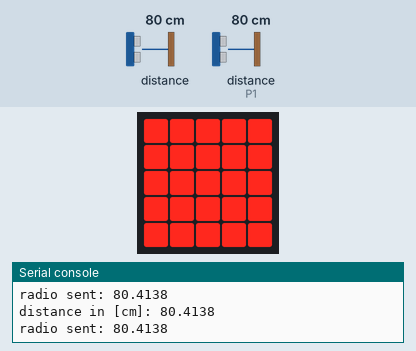
Bench run of a program on a simulated BBC micro:bit running MicroPython. Parts: the board's 5×5 LED display, the last lines printed to the serial console. The test bench sets the inputs (shaded band); at power-on: distance to the obstacle 80 cm, distance to the obstacle (sensor on P1) 80 cm. The echo pulse lasts 58.3 µs per cm; no radio messages arrive unless stated (any console line starting 'radio sent:' is added by the test bench).

Above: at 1.2 s.
1.3 s: distance to the obstacle (sensor 0) set to 18 cm
At 1.9 s:
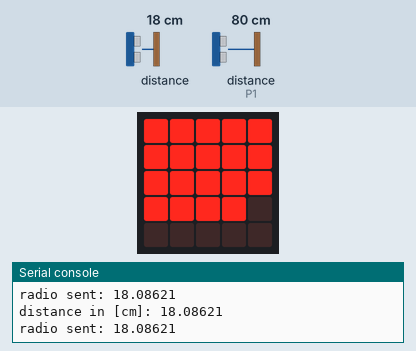
4.3 s: distance to the obstacle (sensor on P1) set to 35 cm
7.3 s: distance to the obstacle (sensor 0) set to 2 cm
At 10.1 s:
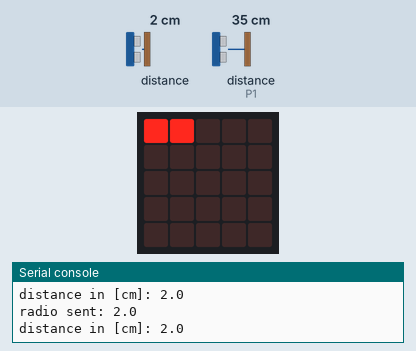
10.3 s: distance to the obstacle (sensor 0) set to 4 cm
At 10.9 s:
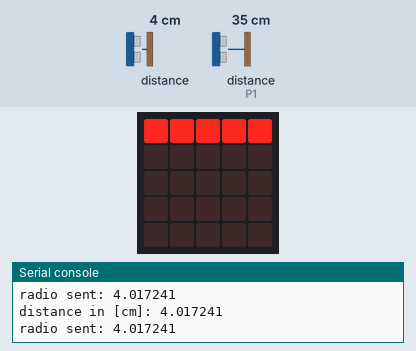
13.3 s: distance to the obstacle (sensor 0) set to 9 cm
At 16.1 s:
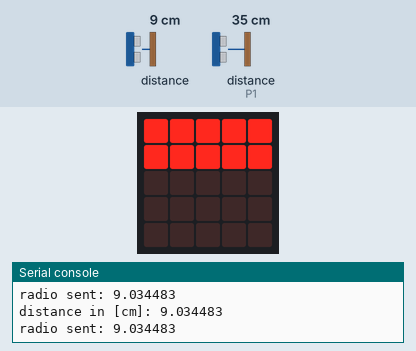
16.3 s: distance to the obstacle (sensor on P1) set to 2 cm
Timing chart, 0 to 18.8 s (numbered marks = the images above; inputs shaded):
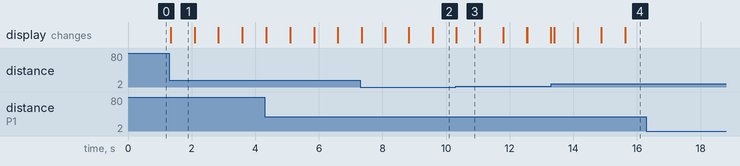

The program:

5_ex_1_obstacle_avoidance_microbit_1_vision.py
```python
# 5_ex_1_obstacle_avoidance_microbit_1_vision.py


# Setup for this micro:bit:
# - Micro:bit 1 is the micro:bit that integrates the values of the ultrasound
# sensor used to detect obstacles
# /!\ Refer to the instructions for using the HC-SR04!
# - Unplug everything
# - Insert the three AAA batteries
# - Do the montage as specified in the instructions!
# (/!\ micro:bit works with 3.3[V] --> that's the reason why we use a
# potentiometer as a voltage divider to go from the 4.5-5[V] of the battery
# shield with three AAA batteries (3*1.5 = 4.5[V]) to the desired 3.3[V]
# --> the echo sent to the microcontroller goes to 0 to 3.3[V] and no more from
# 0 to 5[V] (which would have burnt the microcontroller))
#
# /!\ The potentiometer has to be turned a little bit more than the half
# (because otherwise we might be at the limit and the micro:bit might not
# recognize the ultrasound sensor...)

# Working:
# "trigger" = input of the sensor --> when it receives the triger, an ultrasound
# is sent
# When this signal is received back, an "echo" is sent to the microcontroller


## Required packages
from microbit import *
import machine
import utime
import radio


## Functions
def get_dist():
    # send a pulse
    pinTrig.write_digital(0)
    utime.sleep_us(2)
    pinTrig.write_digital(1)
    utime.sleep_us(10)
    pinTrig.write_digital(0)

    # check echo and time it to determine distance
    d = machine.time_pulse_us(pinEcho,1,11600)
    if d>0:
        return d/58
    else:
        return d

def displayPix(d):
    #d_int = int(d)
    display.clear()
    for j in range(5):
        for i in range(5):
            if d > j*5+i:
                display.set_pixel(i,j,9)


## Initializations

# Attributing the pins
pinTrig = pin0
pinEcho = pin1

# Following line is used to set the default pull (if it's connected to nothing,
# we can tell the controller to pull the voltage low or high --> in this case,
# by default, the pull is set to 'NO_PULL', this means that we tell our
# microcontroller not to mess with pulling the values of the pins)
pinEcho.set_pull(pinEcho.NO_PULL)

# Radio initialization
radio.config(group=23)
# The radio won't work unless it's switched on.
radio.on()


## Event loop
while True:

    measured_distance = get_dist()
    print('distance in [cm]:', measured_distance)
    # ls /dev/cu.*
    # screen /dev/cu.usbmodem... 115200    (screen /dev/cu.usbmodem14302 115200)

    # Displaying the distance with the LED matrix
    #display.show(d)
    displayPix(measured_distance)


    # Sending the distance measurement to the second micro:bit
    if measured_distance:
        # Encoding the measured_distance in a string
        radio.send(str(measured_distance))


    sleep(100)
```

Measured:
- after the input at 1.3 s, the display: first changes at once (image 1 shows a later state)
- after the input at 7.3 s, the display: first differs from a run without the input after 0.05 s (image 2)
- after the input at 10.3 s, the display: first differs from a run without the input at once (image 3)
- after the input at 13.3 s, the display: changes after 0.09 s (image 4)
- what the display in image 1 shows lasts 0.8 s, from 1.3 s to 2.1 s
- what the display in image 3 shows lasts 0.8 s, from 10.3 s to 11.1 s
